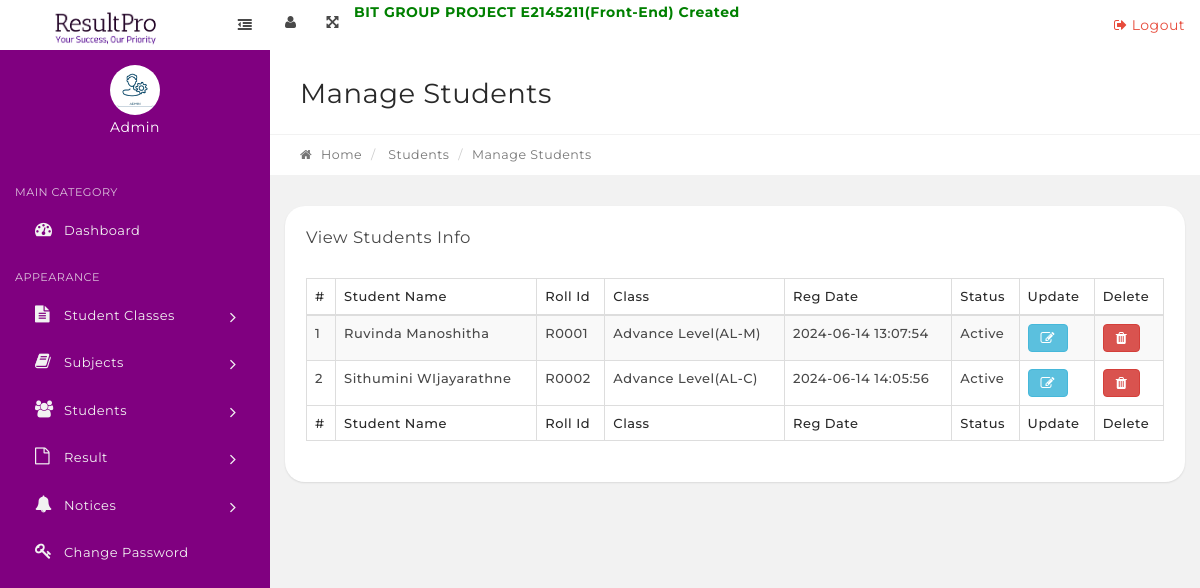
The app's page /ResultPro/manage-students.php with its own data.
### tables this page shows
CREATE TABLE `tblstudents` (
  `StudentId` int(11) NOT NULL,
  `StudentName` varchar(100) DEFAULT NULL,
  `RollId` varchar(100) DEFAULT NULL,
  `StudentEmail` varchar(100) DEFAULT NULL,
  `Gender` varchar(10) DEFAULT NULL,
  `DOB` varchar(100) DEFAULT NULL,
  `ClassId` int(11) DEFAULT NULL,
  `RegDate` timestamp NULL DEFAULT current_timestamp(),
  `UpdationDate` timestamp NULL DEFAULT NULL,
  `Status` int(1) DEFAULT NULL
);

CREATE TABLE `tblclasses` (
  `id` int(11) NOT NULL,
  `ClassName` varchar(80) DEFAULT NULL,
  `ClassNameNumeric` int(4) DEFAULT NULL,
  `Section` varchar(5) DEFAULT NULL,
  `CreationDate` timestamp NULL DEFAULT current_timestamp(),
  `UpdationDate` timestamp NULL DEFAULT NULL
);

### ResultPro/manage-students.php (the view, shortened to what this page needs)
<?php
include('includes/config.php');
if(strlen($_SESSION['alogin'])=="")
    {
    header("Location: index.php");
    }
    else{
?>
<link rel="stylesheet" type="text/css" href="assets/js/DataTables/datatables.min.css"/>
   <?php include('includes/topbar.php');?>
            <div class="content-wrapper">
                <div class="content-container">
<?php include('includes/leftbar.php');?>
                    <div class="main-page">
                        <div class="container-fluid">
                            <div class="row page-title-div">
                                <div class="col-md-6">
                                    <h2 class="title">Manage Students</h2>
                                </div>
                            </div>
                            <div class="row breadcrumb-div">
                                <div class="col-md-6">
                                    <ul class="breadcrumb">
            							<li><a href="dashboard.php"><i class="fa fa-home"></i> Home</a></li>
                                        <li> Students</li>
            							<li class="active">Manage Students</li>
            						</ul>
                                </div>
                            </div>
                        </div>
                        <section class="section">
                            <div class="container-fluid">
                                <div class="row">
                                    <div class="col-md-12">
                                        <div class="panel">
                                            <div class="panel-heading">
                                                <div class="panel-title">
                                                    <h5>View Students Info</h5>
                                                </div>
                                            </div>
                                            <div class="panel-body p-20">
                                                <table id="example" class="display table table-striped table-bordered" cellspacing="0" width="100%">
                                                    <thead>
                                                        <tr>
                                                            <th>#</th>
                                                            <th>Student Name</th>
                                                            <th>Roll Id</th>
                                                            <th>Class</th>
                                                            <th>Reg Date</th>
                                                            <th>Status</th>
                                                            <th>Update</th>
															<th>Delete</th>
                                                        </tr>
                                                    </thead>
                                                    <tfoot>
                                                        <tr>
                                                          <th>#</th>
                                                            <th>Student Name</th>
                                                            <th>Roll Id</th>
                                                            <th>Class</th>
                                                            <th>Reg Date</th>
                                                            <th>Status</th>
                                                            <th>Update</th>
															<th>Delete</th>
                                                        </tr>
                                                    </tfoot>
                                                    <tbody>
<?php $sql = "SELECT tblstudents.StudentName,tblstudents.RollId,tblstudents.RegDate,tblstudents.StudentId,tblstudents.Status,tblclasses.ClassName,tblclasses.Section from tblstudents join tblclasses on tblclasses.id=tblstudents.ClassId";
$query = $dbh->prepare($sql);
$query->execute();
$results=$query->fetchAll(PDO::FETCH_OBJ);
$cnt=1;
if($query->rowCount() > 0)
{
foreach($results as $result)
{   ?>
<tr>
 <td><?php echo htmlentities($cnt);?></td>
                                                            <td><?php echo htmlentities($result->StudentName);?></td>
                                                            <td><?php echo htmlentities($result->RollId);?></td>
                                                            <td><?php echo htmlentities($result->ClassName);?>(<?php echo htmlentities($result->Section);?>)</td>
                                                            <td><?php echo htmlentities($result->RegDate);?></td>
                                                             <td><?php if($result->Status==1){
echo htmlentities('Active');
}
else{
   echo htmlentities('Blocked');
}
                                                                ?></td>
<td>
<a href="edit-student.php?stid=<?php echo htmlentities($result->StudentId);?>" class="btn btn-info"><i class="fa fa-edit" title="Edit Record"></i> </a>
</td>
<td>
    <a href="delete-student.php?stid=<?php echo htmlentities($result->StudentId);?>" class="btn btn-danger" onclick="return confirm('Are you sure you want to delete this student?');"><i class="fa fa-trash" title="Delete Record"></i> </a>
</td>
</tr>
<?php $cnt=$cnt+1;}} ?>
                                                    </tbody>
                                                </table>
                                            </div>
                                        </div>
                                    </div>
                                                </div>
                                            </div>
                                        </div>
                                    </div>
                                </div>
                            </div>
<?php include('includes/footer.php');?>
<?php } ?>

### records on screen
tblstudents: StudentName "Ruvinda Manoshitha", RollId "R0001", ClassId.ClassName "Advance Level", ClassId.Section "AL-M", RegDate "2024-06-14 13:07:54"
tblstudents: StudentName "Sithumini WIjayarathne", RollId "R0002", ClassId.ClassName "Advance Level", ClassId.Section "AL-C", RegDate "2024-06-14 14:05:56"
